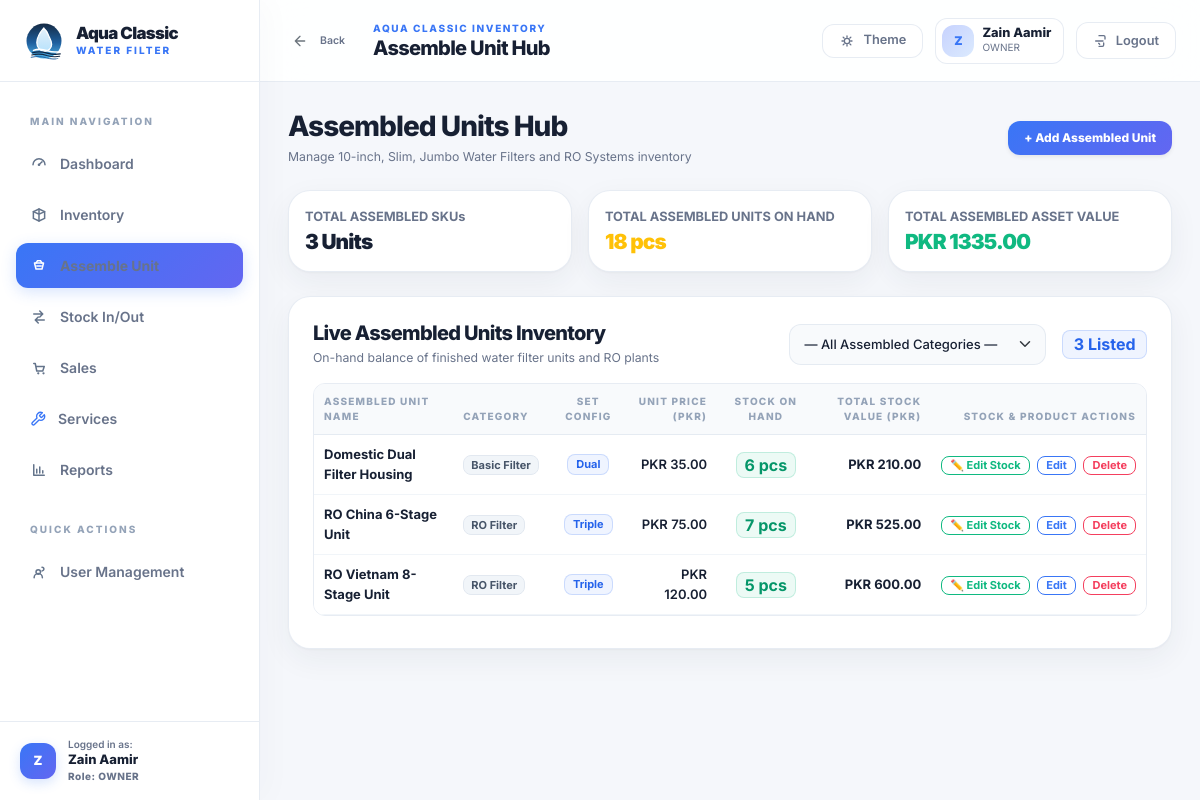
Before: /inventory/assemble/ (signed in) with the older database file.
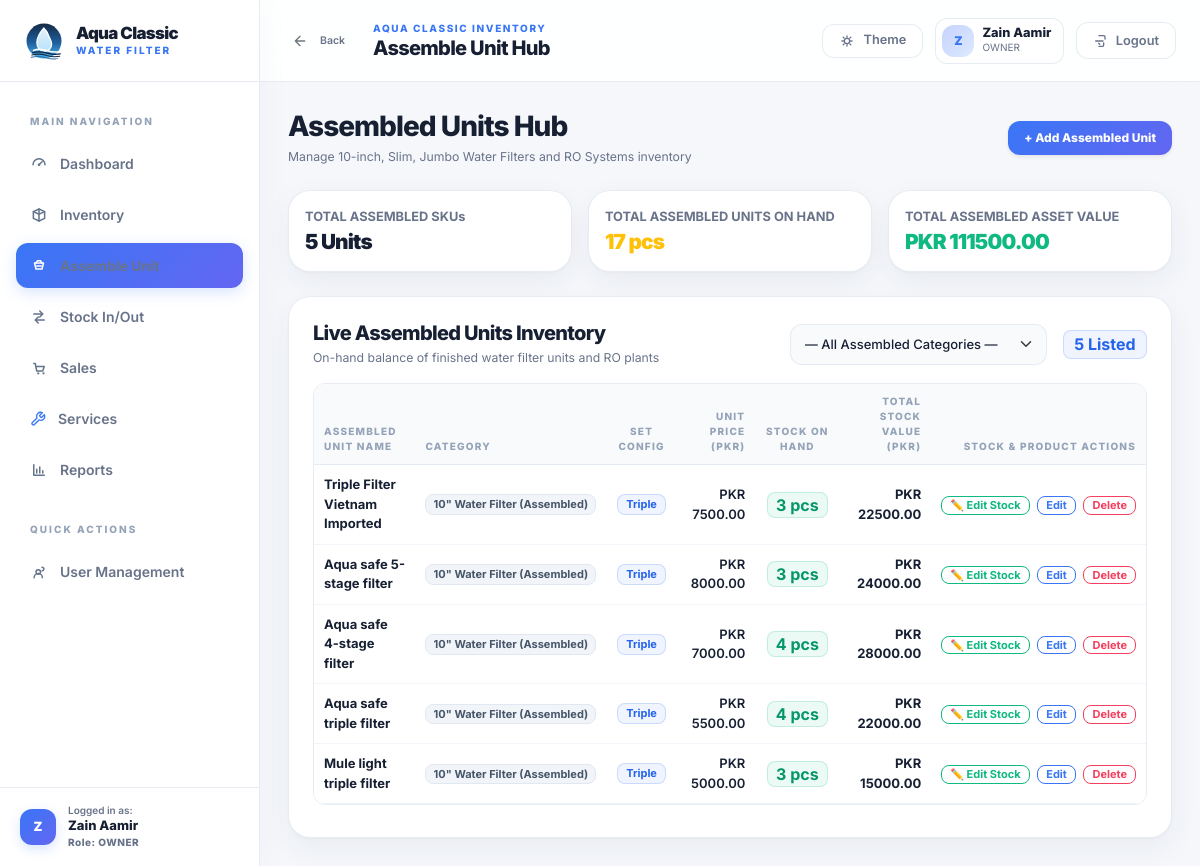
After: the same page with the newer database file.
### catalog/models.py (models this page shows, shortened)
class Product(models.Model):
	class Configuration(models.TextChoices):
		SINGLE = "SINGLE", "Single"
		DUAL = "DUAL", "Dual"
		TRIPLE = "TRIPLE", "Triple"
		N_A = "N_A", "N/A"
	class UnitType(models.TextChoices):
		FINISHED_UNIT = "FINISHED_UNIT", "Finished Unit"
		COMPONENT = "COMPONENT", "Component"
		SPARE_PART = "SPARE_PART", "Spare Part"
	name = models.CharField(max_length=160)
	sku = models.CharField(max_length=64, unique=True, blank=True)
	category = models.ForeignKey(Category, on_delete=models.PROTECT, related_name="products")
	brand = models.ForeignKey(Brand, on_delete=models.SET_NULL, null=True, blank=True, related_name="products")
	configuration = models.CharField(max_length=20, choices=Configuration.choices, default=Configuration.N_A)
	stage_count = models.PositiveIntegerField(null=True, blank=True)
	unit_type = models.CharField(max_length=30, choices=UnitType.choices)
	unit_of_measure = models.CharField(max_length=40, default="piece")
	reorder_level = models.DecimalField(max_digits=12, decimal_places=3, default=Decimal("0"))
	cost_price = models.DecimalField(max_digits=12, decimal_places=2, default=Decimal("0.00"))
	notes = models.TextField(blank=True)
	pieces_per_box = models.PositiveIntegerField(null=True, blank=True, help_text="Number of pieces in one standard box. Leave blank if not applicable.")
	allow_negative_stock = models.BooleanField(default=False)
	is_active = models.BooleanField(default=True)
	created_at = models.DateTimeField(auto_now_add=True)
	updated_at = models.DateTimeField(auto_now=True)
	class Meta:
		ordering = ["-updated_at", "-id"]

class Category(models.Model):
	name = models.CharField(max_length=120, unique=True)
	description = models.TextField(blank=True)
	is_active = models.BooleanField(default=True)
	created_at = models.DateTimeField(auto_now_add=True)
	class Meta:
		ordering = ["name"]
	def __str__(self) -> str:
		return self.name

### inventory/views.py (the view, shortened to what this page needs)
# urls.py: path("assemble/", AssemblyView.as_view(), name="assemble-unit"),
class AssemblyView(LoginRequiredMixin, FormView):
    form_class = AssemblyForm
    template_name = "inventory/assemble_unit.html"
    success_url = reverse_lazy("inventory:assemble-unit")
    page_title = "Assemble Unit Hub"
    def get_context_data(self, **kwargs):
        from decimal import Decimal
        from django.db.models import Q, Sum
        from django.db.models.functions import Coalesce
        from catalog.models import Category, Product
        context = super().get_context_data(**kwargs)
        context["page_title"] = self.page_title
        context["cancel_url"] = self.success_url
        assembled_cats = Category.objects.filter(
            name__in=[
                '10" Water Filter (Assembled)',
                '20" Slim Water Filter (Assembled)',
                '20" Jumbo Water Filter (Assembled)',
                'RO Water Filter (Assembled)',
            ]
        ).order_by("name")
        cat_filter = self.request.GET.get("category", "").strip()
        qs = Product.objects.filter(
            Q(category__in=assembled_cats) | Q(unit_type=Product.UnitType.FINISHED_UNIT)
        )
        if cat_filter:
            qs = qs.filter(category_id=cat_filter)
        from django.db import models
        assembled_products = list(
            qs.annotate(
                total_stock=Coalesce(Sum("stock_items__quantity_on_hand"), Decimal("0"), output_field=models.DecimalField())
            )
            .select_related("category", "brand")
            .order_by("-updated_at", "-id")
        )
        for p in assembled_products:
            p.stock_val = (p.total_stock or Decimal("0")) * (p.cost_price or Decimal("0.00"))
        total_assembled_skus = len(assembled_products)
        total_assembled_pcs = sum((p.total_stock or Decimal("0")) for p in assembled_products)
        total_assembled_asset_value = sum(p.stock_val for p in assembled_products)
        context["categories"] = assembled_cats
        context["selected_category"] = int(cat_filter) if cat_filter.isdigit() else None
        context["assembled_products"] = assembled_products
        context["total_assembled_skus"] = total_assembled_skus
        context["total_assembled_pcs"] = total_assembled_pcs
        context["total_assembled_asset_value"] = total_assembled_asset_value
        context["can_manage"] = self.request.user.is_superuser or getattr(self.request.user, "role", None) == "OWNER"
        return context

### inventory/forms.py (called while the page is built)
    def label_from_instance(self, obj):
        stock = getattr(obj, "calculated_stock", Decimal("0"))
        stock_int = int(stock)
        if stock_int > 0:
            return f"{obj.name} — ({stock_int} pcs in stock)"
        return f"{obj.name} — (0 pcs — OUT OF STOCK)"

### templates/inventory/assemble_unit.html (shortened to what the changed rows need)
{% extends "base.html" %}
{% load crispy_forms_tags %}
{% block page_title %}{{ page_title }}{% endblock %}
{% block content %}
<section class="page-shell">
  <div class="d-flex flex-wrap justify-content-between align-items-center gap-3 mb-4">
    <div>
      <h1 class="h3 text-white mb-1">Assembled Units Hub</h1>
    </div>
  </div>
  <div class="row g-3 mb-4">
    <div class="col-12 col-sm-4">
      <div class="kpi-card p-3">
        <div class="kpi-card__label mb-1">TOTAL ASSEMBLED SKUs</div>
        <div class="kpi-value text-white" style="font-size: 1.3rem; white-space: nowrap;">{{ total_assembled_skus }} Units</div>
      </div>
    </div>
    <div class="col-12 col-sm-4">
      <div class="kpi-card p-3">
        <div class="kpi-card__label mb-1">TOTAL ASSEMBLED UNITS ON HAND</div>
        <div class="kpi-value text-warning" style="font-size: 1.3rem; white-space: nowrap;">{{ total_assembled_pcs|floatformat:0 }} pcs</div>
      </div>
    </div>
    <div class="col-12 col-sm-4">
      <div class="kpi-card p-3">
        <div class="kpi-card__label mb-1">TOTAL ASSEMBLED ASSET VALUE</div>
        <div class="kpi-value text-emerald" style="font-size: 1.3rem; white-space: nowrap;">PKR {{ total_assembled_asset_value|floatformat:2 }}</div>
      </div>
    </div>
  </div>
  <div class="card">
    <div class="card-body p-4">
      <div class="d-flex flex-wrap justify-content-between align-items-center gap-3 mb-3">
        <div>
          <h2 class="h5 mb-1 text-white">Live Assembled Units Inventory</h2>
        </div>
        <div class="d-flex align-items-center gap-2">
          <form method="get" class="d-flex align-items-center gap-2">
            <select name="category" class="form-select form-select-sm" onchange="this.form.submit()" style="min-width: 240px;">
            </select>
          </form>
          <span class="badge bg-primary-subtle text-primary border fs-6 ms-2">{{ assembled_products|length }} Listed</span>
        </div>
      </div>
      <div class="table-responsive">
        <table class="table table-hover table-sm align-middle mb-0" style="font-size: 0.88rem;">
          <thead class="table-light">
            <tr>
              <th>Assembled Unit Name</th>
              <th>Category</th>
              <th class="text-center">Set Config</th>
              <th class="text-end">Unit Price (PKR)</th>
              <th class="text-center">Stock On Hand</th>
              <th class="text-end">Total Stock Value (PKR)</th>
              <th class="text-end">Stock & Product Actions</th>
            </tr>
          </thead>
          <tbody>
            {% for product in assembled_products %}
              <tr>
                <td class="fw-bold">
                  <a href="{% url 'catalog:product-detail' product.pk %}" class="text-white text-decoration-none">
                    {{ product.name }}
                  </a>
                </td>
                <td><span class="badge bg-secondary-subtle text-body border">{{ product.category.name }}</span></td>
                <td class="text-center">
                  {% if "ro" in product.category.name|lower or product.configuration == "TRIPLE" %}
                    <span class="badge bg-primary-subtle text-primary border border-primary-subtle px-2 py-1">Triple</span>
                  {% elif product.configuration and product.configuration != "N_A" %}
                    <span class="badge bg-primary-subtle text-primary border border-primary-subtle px-2 py-1">{{ product.get_configuration_display }}</span>
                  {% else %}
                    <span class="text-secondary">—</span>
                  {% endif %}
                </td>
                <td class="text-end text-cyan fw-semibold">
                  PKR {{ product.cost_price|floatformat:2 }}
                </td>
                <td class="text-center">
                  {% if product.total_stock > 0 %}
                    <span class="badge bg-success-subtle text-success border border-success-subtle px-2 py-1 fs-6">
                      {{ product.total_stock|floatformat:0 }} pcs
                    </span>
                  {% else %}
                    <span class="badge bg-danger-subtle text-danger border border-danger-subtle px-2 py-1">
                      0 pcs (Out of stock)
                    </span>
                  {% endif %}
                </td>
                <td class="text-end text-emerald fw-bold">
                  PKR {{ product.stock_val|floatformat:2 }}
                </td>
                <td class="text-end text-nowrap">
                  <button type="button" class="btn btn-xs btn-outline-success py-0 px-2" data-bs-toggle="modal" data-bs-target="#editStockModal{{ product.pk }}">
                    ✏️ Edit Stock
                  </button>
                  {% if can_manage %}
                    <a class="btn btn-xs btn-outline-primary py-0 px-2 ms-1" href="{% url 'catalog:product-edit' product.pk %}">Edit</a>
                    <a class="btn btn-xs btn-outline-danger py-0 px-2 ms-1" href="{% url 'catalog:product-delete' product.pk %}?next={{ request.get_full_path|urlencode }}">Delete</a>
                  {% endif %}
                </td>
              </tr>
            {% empty %}
              <tr>
                <td colspan="6" class="text-center py-4 text-secondary">
                  No assembled units recorded yet. Click <strong>+ Add Assembled Unit</strong> above to build your first filter!
                </td>
              </tr>
            {% endfor %}
          </tbody>
        </table>
      </div>
    </div>
  </div>
</section>
{% endblock %}

Changed rows visible on the page:
removed Product: name "Domestic Dual Filter Housing", category.name "Basic Filter", configuration "Dual", cost_price "35.00", total_stock "6", stock_val "210.00"
removed Product: name "RO China 6-Stage Unit", category.name "RO Filter", shows "Triple", cost_price "75.00", total_stock "7", stock_val "525.00"
removed Product: name "RO Vietnam 8-Stage Unit", category.name "RO Filter", shows "Triple", cost_price "120.00", total_stock "5", stock_val "600.00"
now on this page (row edited): Product: name "Triple Filter Vietnam Imported", category.name "10\" Water Filter (Assembled)", configuration "Triple", cost_price "7500.00", total_stock "3", stock_val "22500.00"
now on this page (row edited): Product: name "Aqua safe 5-stage filter", category.name "10\" Water Filter (Assembled)", configuration "Triple", cost_price "8000.00", total_stock "3", stock_val "24000.00"
added Product: name "Aqua safe 4-stage filter", category.name "10\" Water Filter (Assembled)", configuration "Triple", cost_price "7000.00", total_stock "4", stock_val "28000.00"
added Product: name "Aqua safe triple filter", category.name "10\" Water Filter (Assembled)", configuration "Triple", cost_price "5500.00", total_stock "4", stock_val "22000.00"
added Product: name "Mule light triple filter", category.name "10\" Water Filter (Assembled)", configuration "Triple", cost_price "5000.00", total_stock "3", stock_val "15000.00"
Other visible differences:
{{ total_assembled_skus }}: "3" → "5"
{{ total_assembled_pcs|floatformat:0 }}: "18" → "17"
{{ total_assembled_asset_value|floatformat:2 }}: "1335.00" → "111500.00"
{{ assembled_products|length }}: "3" → "5"
